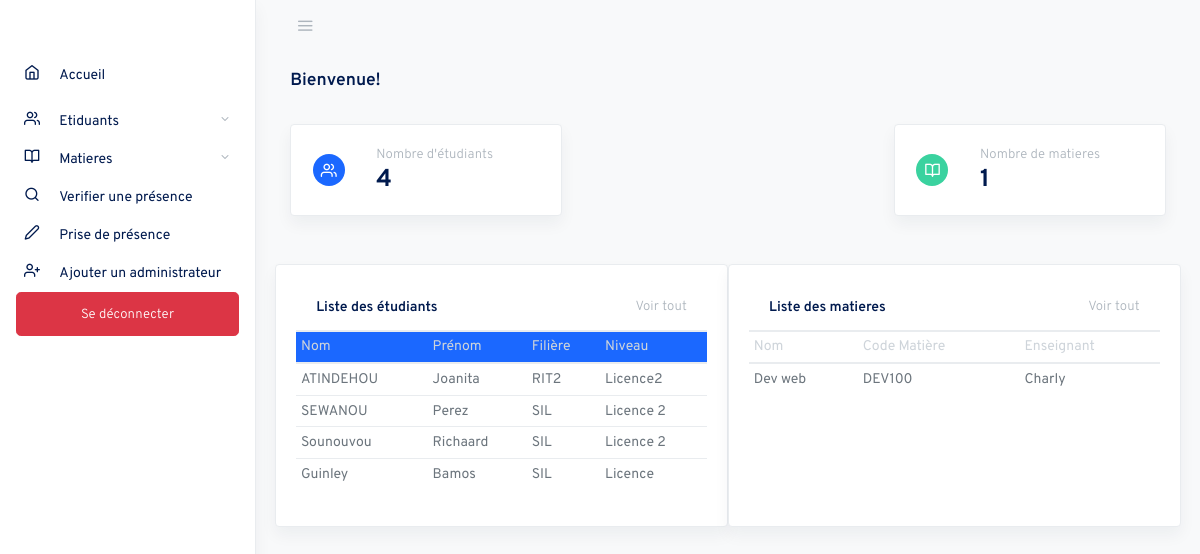
Screenshot of /admin/dashboard.php with the database file from the repository.
### tables this page shows
CREATE TABLE `etudiants` (
  `id` int(11) NOT NULL,
  `nom` varchar(255) NOT NULL,
  `prenom` varchar(255) NOT NULL,
  `adresse_e_mail` varchar(255) NOT NULL,
  `matricule` varchar(255) NOT NULL,
  `filiere` varchar(255) NOT NULL,
  `niveau` varchar(255) NOT NULL
);

CREATE TABLE `matieres` (
  `id` int(11) NOT NULL,
  `nom` varchar(255) NOT NULL,
  `code_matiere` varchar(255) NOT NULL,
  `enseignant` varchar(255) NOT NULL
);

### admin/dashboard.php (the view, shortened to what this page needs)
<?php
$bdd = new PDO('mysql:host=localhost;dbname=gestion_presences', 'root', '');
$req = $bdd->query('SELECT * FROM etudiants ORDER BY id DESC LIMIT 10');
$etudiants = $req->fetchAll();
$req2 = $bdd->query('SELECT * FROM matieres ORDER BY id DESC LIMIT 10');
$matieres = $req2->fetchAll();
$sql=$bdd->query('SELECT * FROM matieres');
$matieres= $sql->fetchAll();
$resultats=count($matieres);
$sql2=$bdd->query('SELECT * FROM etudiants');
$etudiantss= $sql2->fetchAll();
$resultatset=count($etudiantss);
?>
<!doctype html>
<html lang="fr">
<head>
  <link rel="stylesheet" href="css/style.css">
  <link rel="stylesheet" href="css/simplebar.css">
  <link rel="stylesheet" href="css/feather.css">
  <link rel="stylesheet" href="css/app-light.css" id="lightTheme">
</head>
<body class="vertical  light  ">
  <div class="wrapper">
     <?php
       include_once('asside.php')
       ?>
    <main role="main" class="main-content">
      <div class="container-fluid ">
        <div class="row justify-content-center">
          <div class="col-12">
            <div class="row align-items-center mb-2">
              <div class="col">
                <h2 class="h5 page-title">Bienvenue!</h2>
              </div>
            </div>
            <div class="row my-4">
              <div class="col-md-4 mb-4">
                <div class="card shadow">
                  <div class="card-body">
                    <div class="row align-items-center">
                      <div class="col-3 text-center">
                        <span class="circle circle-sm bg-primary">
                          <i class="fe fe-16 fe-users text-white mb-0"></i>
                        </span>
                      </div>
                      <div class="col pr-0">
                        <p class="small text-muted mb-0">Nombre d'étudiants</p>
                        <span class="h3 mb-0"><?=$resultatset?></span>
                      </div>
                    </div>
                  </div>
                </div>
              </div>
              <div class="col-md-4 mb-4 ml-auto">
                <div class="card shadow">
                  <div class="card-body">
                    <div class="row align-items-center">
                      <div class="col-3 text-center">
                        <span class="circle circle-sm bg-success">
                          <i class="fe fe-16 fe-book-open text-white mb-0"></i>
                        </span>
                      </div>
                      <div class="col pr-0">
                        <p class="small text-muted mb-0">Nombre de matieres</p>
                        <span class="h3 mb-0"><?=$resultats?></span>
                      </div>
                    </div>
                  </div>
                </div>
              </div>
            </div>
            <div class="row">
              <div class="col-md-6 card shadow card-body">
                <table class="table table-hover table-sm">
                  <div class="card-header">
                    <strong class="card-title">Liste des étudiants</strong>
                    <a class="float-right small text-muted" href="list_etd.php#">Voir tout</a>
                  </div>
                  <thead class="bg-primary">
                    <tr>
                      <th>Nom</th>
                      <th>Prénom</th>
                      <th>Filière</th>
                      <th>Niveau</th>
                    </tr>
                  </thead>
                  <tbody>
                  <?php  foreach ($etudiants as $etudiant){ ?>
                                <tr>
                                    <td><?=$etudiant['nom']?></td>
                                    <td><?=$etudiant['prenom']?></td>
                                    <td><?=$etudiant['filiere']?></td>
                                    <td><?=$etudiant['niveau']?></td>
                                </tr>
                                <?php  } ?>
                  </tbody>
                </table>
              </div>
              <div class="col-md-6 ml-auto card shadow card-body">
                <table class="table table-hover table-sm">
                  <div class="card-header">
                    <strong class="card-title">Liste des matieres</strong>
                    <a class="float-right small text-muted" href="liste_mat.php#">Voir tout</a>
                  </div>
                  <thead>
                    <tr>
                      <th>Nom</th>
                      <th>Code Matière</th>
                      <th>Enseignant</th>
                    </tr>
                  </thead>
                  <tbody>
                  <?php foreach ($matieres as $matiere) { ?>
                    <tr>
                        <td><?= $matiere['nom'] ?></td>
                        <td><?= $matiere['code_matiere'] ?></td>
                        <td><?= $matiere['enseignant'] ?></td>
                    </tr>
                <?php  } ?>
                  </tbody>
                </table>
              </div>
            </div>
          </div>
        </div>
      </div>
    </main>
  </div>
</body>
</html>

### admin/asside.php (shortened to what this page needs)
<nav class="topnav navbar navbar-light">
  <button type="button" class="navbar-toggler text-muted mt-2 p-0 mr-3 collapseSidebar">
    <i class="fe fe-menu navbar-toggler-icon"></i>
  </button>
</nav>
<aside class="sidebar-left border-right bg-white shadow" id="leftSidebar" data-simplebar>
  <nav class="vertnav navbar navbar-light">
    <ul class="navbar-nav flex-fill w-100 mb-2 mt-5">
      <a href="./dashboard.php#" class="nav-link">
        <i class="fe fe-home fe-16"></i>
        <span class="ml-3 item-text  active">Accueil</span>
      </a>
    </ul>
    <ul class="navbar-nav flex-fill w-100 mb-2">
      <li class="nav-item dropdown">
        <a href="#ui-elements" data-toggle="collapse" aria-expanded="false" class="dropdown-toggle nav-link">
          <i class="fe fe-users fe-16"></i>
          <span class="ml-3 item-text ">Etiduants</span>
        </a>
      </li>
      <li class="nav-item dropdown mb-10">
        <a href="#forms" data-toggle="collapse" aria-expanded="false" class="dropdown-toggle nav-link">
          <i class="fe fe-book-open fe-16"></i>
          <span class="ml-3 item-text">Matieres</span>
        </a>
      </li>
      <ul class="navbar-nav flex-fill w-100 mb-20 ">
        <a href="verif_pre.php#" class="nav-link">
          <i class="fe fe-search fe-16"></i>
          <span class="ml-3 item-text  active">Verifier une présence</span>
        </a>
      </ul>
      <ul class="navbar-nav flex-fill w-100 mb-20 ">
        <a href="prise_presence.php#" class="nav-link">
          <i class="fe fe-edit-2 fe-16"></i>
          <span class="ml-3 item-text  active">Prise de présence</span>
        </a>
      </ul>
      <ul class="navbar-nav flex-fill w-100 mb-20 ">
        <a href="addadmin.php#" class="nav-link">
          <i class="fe fe-user-plus fe-16"></i>
          <span class="ml-3 item-text active">Ajouter un administrateur</span>
        </a>
      </ul>
      <div class="btn-box w-100 mt-auto mb-1 ">
        <a href="../index.php" target="_blank" class="btn mb-2 btn-danger btn-lg btn-block">
          <i class=""></i><span class="small">Se déconnecter</span>
        </a>
      </div>
  </nav>
</aside>

### admin/css/simplebar.css (style rules this page uses)
[data-simplebar] { position: relative; flex-direction: column; flex-wrap: wrap; justify-content: flex-start; align-content: flex-start; align-items: flex-start; }

### admin/css/feather.css (style rules this page uses)
.fe { font-family: "feather" !important; speak: none; font-style: normal; font-weight: normal; font-variant: normal; text-transform: none; line-height: 1; -webkit-font-smoothing: antialiased; -moz-osx-font-smoothing: grayscale; }
.fe-16 { font-size: 16px; }
.fe-book-open:before { content: ""; }
.fe-edit-2:before { content: ""; }
.fe-home:before { content: ""; }
.fe-menu:before { content: ""; }
.fe-search:before { content: ""; }
.fe-user-plus:before { content: ""; }
.fe-users:before { content: ""; }

### rows the page displays
etudiants: nom "ATINDEHOU", prenom "Joanita", filiere "RIT2", niveau "Licence2"
etudiants: nom "SEWANOU", prenom "Perez", filiere "SIL", niveau "Licence 2"
etudiants: nom "Sounouvou", prenom "Richaard", filiere "SIL", niveau "Licence 2"
etudiants: nom "Guinley", prenom "Bamos", filiere "SIL", niveau "Licence"
matieres: nom "Dev web", code_matiere "DEV100", enseignant "Charly"

### other values shown
$resultatset "4"
$resultats "1"
